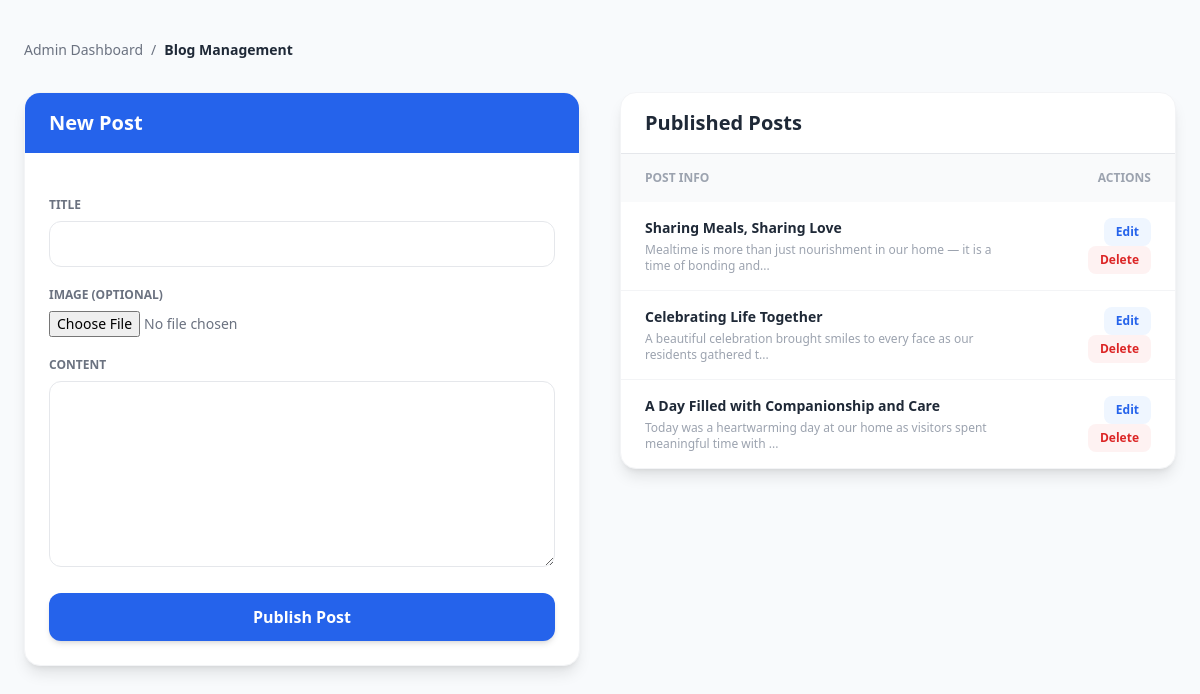
Page /admin/add-blog (signed in) on the committed database.
### tables this page shows
CREATE TABLE blog_posts (
        id INTEGER PRIMARY KEY AUTOINCREMENT,
        title TEXT NOT NULL,
        content TEXT NOT NULL,
        image_filename TEXT,
        date_posted TEXT
    );

### app.py (the view, shortened to what this page needs)
@app.route('/admin/add-blog', methods=['GET', 'POST'])
def add_blog():
    if 'admin' not in session:
        return redirect('/login')
    db = get_db()
    cur = db.cursor()
    cur.execute("SELECT * FROM blog_posts ORDER BY id DESC")
    posts = cur.fetchall()
    db.close()
    return render_template('admin_add_blog.html', posts=posts, edit_post=None)

### app.py (called while the page is built)
def get_db():
    conn = sqlite3.connect(DB)
    conn.row_factory = sqlite3.Row
    return conn

### templates/admin_add_blog.html (shortened to what this page needs)
<!DOCTYPE html>
<html lang="en">
<head>
    <script src="https://cdn.tailwindcss.com"></script>
</head>
<body class="bg-slate-50 min-h-screen">
<div class="max-w-7xl mx-auto px-6 py-10">
    <nav class="mb-8 flex items-center text-sm text-gray-500 space-x-2">
        <a href="/admin" class="hover:text-blue-600 font-medium">Admin Dashboard</a>
        <span>/</span>
        <span class="text-gray-800 font-semibold">Blog Management</span>
    </nav>
    <div class="grid grid-cols-1 lg:grid-cols-2 gap-10">
        <div>
            <div class="bg-white rounded-2xl shadow-lg border border-gray-100 overflow-hidden sticky top-8">
                <div class="{{ 'bg-orange-500' if edit_post else 'bg-blue-600' }} px-6 py-4">
                    <h1 class="text-xl font-bold text-white">
                        {{ 'Edit Post' if edit_post else 'New Post' }}
                    </h1>
                </div>
                <form action="/admin/add-blog" method="POST" enctype="multipart/form-data" class="p-6 space-y-5">
                    <div>
                        <label class="block text-xs font-bold text-gray-500 uppercase mb-2">Title</label>
                        <input type="text" name="title"
                               value="{{ edit_post.title if edit_post else '' }}"
                               required
                               class="w-full px-4 py-3 rounded-xl border border-gray-200 focus:ring-2 focus:ring-blue-500 outline-none text-sm">
                    </div>
                    <div>
                        <label class="block text-xs font-bold text-gray-500 uppercase mb-2">Image (Optional)</label>
                        <input type="file" name="image"
                               class="w-full text-sm text-gray-500">
                    </div>
                    <div>
                        <label class="block text-xs font-bold text-gray-500 uppercase mb-2">Content</label>
                        <textarea name="content"
                                  rows="8"
                                  required
                                  class="w-full px-4 py-3 rounded-xl border border-gray-200 focus:ring-2 focus:ring-blue-500 outline-none text-sm">{{ edit_post.content if edit_post else '' }}</textarea>
                    </div>
                    <button type="submit"
                            class="w-full {{ 'bg-orange-500 hover:bg-orange-600' if edit_post else 'bg-blue-600 hover:bg-blue-700' }} text-white font-bold py-3 rounded-xl transition shadow-md">
                        {{ 'Update Post' if edit_post else 'Publish Post' }}
                    </button>
                </form>
            </div>
        </div>
        <div>
            <div class="bg-white rounded-2xl shadow-lg border border-gray-100 overflow-hidden">
                <div class="px-6 py-4 border-b flex justify-between items-center">
                    <h2 class="text-xl font-bold text-gray-800">Published Posts</h2>
                </div>
                <table class="w-full text-left">
                    <thead class="bg-gray-50 text-gray-400 text-xs uppercase font-bold">
                    <tr>
                        <th class="px-6 py-4">Post Info</th>
                        <th class="px-6 py-4 text-right">Actions</th>
                    </tr>
                    </thead>
                    <tbody class="divide-y divide-gray-100 text-sm">
                    {% if posts %}
                        {% for post in posts %}
                        <tr class="hover:bg-gray-50 transition">
                            <td class="px-6 py-4">
                                <div class="font-bold text-gray-800">
                                    {{ post.title }}
                                </div>
                                <div class="text-xs text-gray-400 mt-1">
                                    {{ post.content[:80] }}...
                                </div>
                            </td>
                            <td class="px-6 py-4 text-right space-x-2">
                                <a href="/admin/edit-blog/{{ post.id }}"
                                    class="inline-flex items-center gap-1 px-3 py-1.5
                                        text-blue-600 bg-blue-50
                                        hover:bg-blue-100 hover:text-blue-700
                                        rounded-lg text-xs font-semibold transition">
                                    Edit
                                </a>
                                <a href="/admin/delete-blog/{{ post.id }}"
                                    onclick="return confirm('Delete this post?')"
                                     class="inline-flex items-center gap-1 px-3 py-1.5
                                        text-red-600 bg-red-50
                                        hover:bg-red-100 hover:text-red-700
                                        rounded-lg text-xs font-semibold transition">
                                    Delete
                                </a>
                            </td>
                        </tr>
                        {% endfor %}
                    {% else %}
                        <tr>
                            <td colspan="2" class="px-6 py-6 text-center text-gray-400">
                                No posts published yet.
                            </td>
                        </tr>
                    {% endif %}
                    </tbody>
                </table>
            </div>
        </div>
    </div>
</div>
</body>
</html>

### rows in the picture
blog_posts: title "Sharing Meals, Sharing Love", content "Mealtime is more than just nourishment in our home — it is a time of bonding and"
blog_posts: title "Celebrating Life Together", content "A beautiful celebration brought smiles to every face as our residents gathered t"
blog_posts: title "A Day Filled with Companionship and Care", content "Today was a heartwarming day at our home as visitors spent meaningful time with"

### other values in the picture
{{ 'Edit Post' if edit_post else 'New Post' }} "New Post"
{{ 'Update Post' if edit_post else 'Publish Post' }} "Publish Post"
